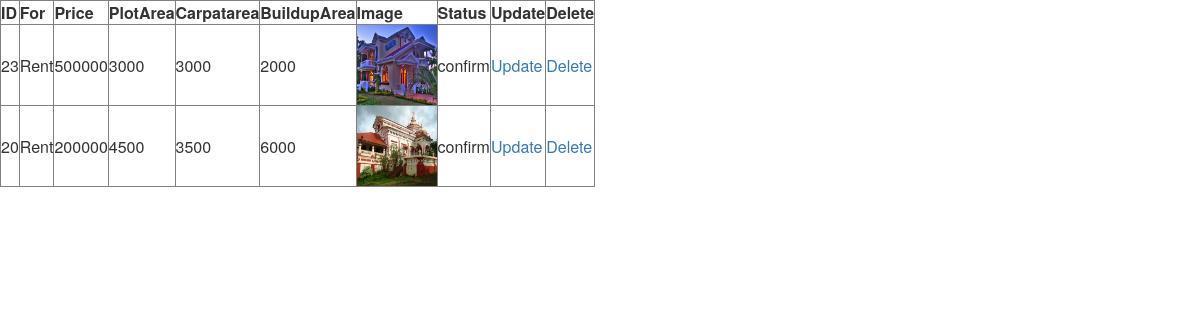
The page /broker/postpropertygrid.php on the database its author committed.
### tables this page shows
CREATE TABLE IF NOT EXISTS `tblproperty` (
  `propertyid` int(4) NOT NULL AUTO_INCREMENT,
  `propertyfor` varchar(50) NOT NULL,
  `address` varchar(100) NOT NULL,
  `areaid` int(4) NOT NULL,
  `pincode` int(6) NOT NULL,
  `loginid` int(4) NOT NULL,
  `postdate` date NOT NULL,
  `price` decimal(10,0) NOT NULL,
  `plotarea` decimal(10,0) NOT NULL,
  `carpetarea` decimal(10,0) NOT NULL,
  `builduparea` decimal(10,0) NOT NULL,
  `typeid` decimal(4,0) NOT NULL,
  `furniture` varchar(100) NOT NULL,
  `totalbedroom` int(4) NOT NULL,
  `totalbathroom` int(4) NOT NULL,
  `images` varchar(100) NOT NULL,
  `status` varchar(100) NOT NULL,
  PRIMARY KEY (`propertyid`)
);

### broker/postpropertygrid.php (the view, shortened to what this page needs)
<html xmlns="http://www.w3.org/1999/xhtml">
<head>
    <link rel="stylesheet" href="bootstrap-3.3.2/css/bootstrap.css" />
	<link rel="stylesheet" href="bootstrap-3.3.2/css/bootstrap.min.css" />
</head>
<?php
$query = "select * from tblproperty";
$res = mysql_query($query);
?>
<body>
<table border="1px">
	<tr>
	   <th>ID</th>
		<th>For</th>
		<th>Price</th>
		<th>PlotArea</th>
		<th>Carpatarea</th>
		<th>BuildupArea</th>
		<th>Image</th>
		<th>Status</th>
		<th>Update</th>
		<th>Delete</th>
	</tr>
<?php
	while($row = mysql_fetch_array($res))
	{
		echo "<tr>";
		   echo "<td>".$row["propertyid"]."</td>";
			echo "<td>".$row["propertyfor"]."</td>";
			echo "<td>".$row["price"]."</td>";
			echo "<td>".$row["plotarea"]."</td>";
			echo "<td>".$row["carpetarea"]."</td>";
			echo "<td>".$row["builduparea"]."</td>";
			echo "<td><img src='../propertyimage/".$row["images"]."' height='80px' width='80px' alt=''/></td>";
			echo "<td>".$row["status"]."</td>";
			echo "<td><a href='index.php?page=postpropertyupdate.php&propertyid=".$row["propertyid"]."'>Update</a></td>";
			echo "<td><a href='index.php?page=postproperty.php&brokerid=".$row["propertyid"]."'>Delete</a></td>";
		echo "</tr>";
	}
?>
</table>
</body>
</html>

### rows shown on the page
tblproperty: propertyid "23", propertyfor "Rent", price "500000", plotarea "3000", carpetarea "3000", builduparea "2000", images (picture), status "confirm"
tblproperty: propertyid "20", propertyfor "Rent", price "200000", plotarea "4500", carpetarea "3500", builduparea "6000", images (picture), status "confirm"
